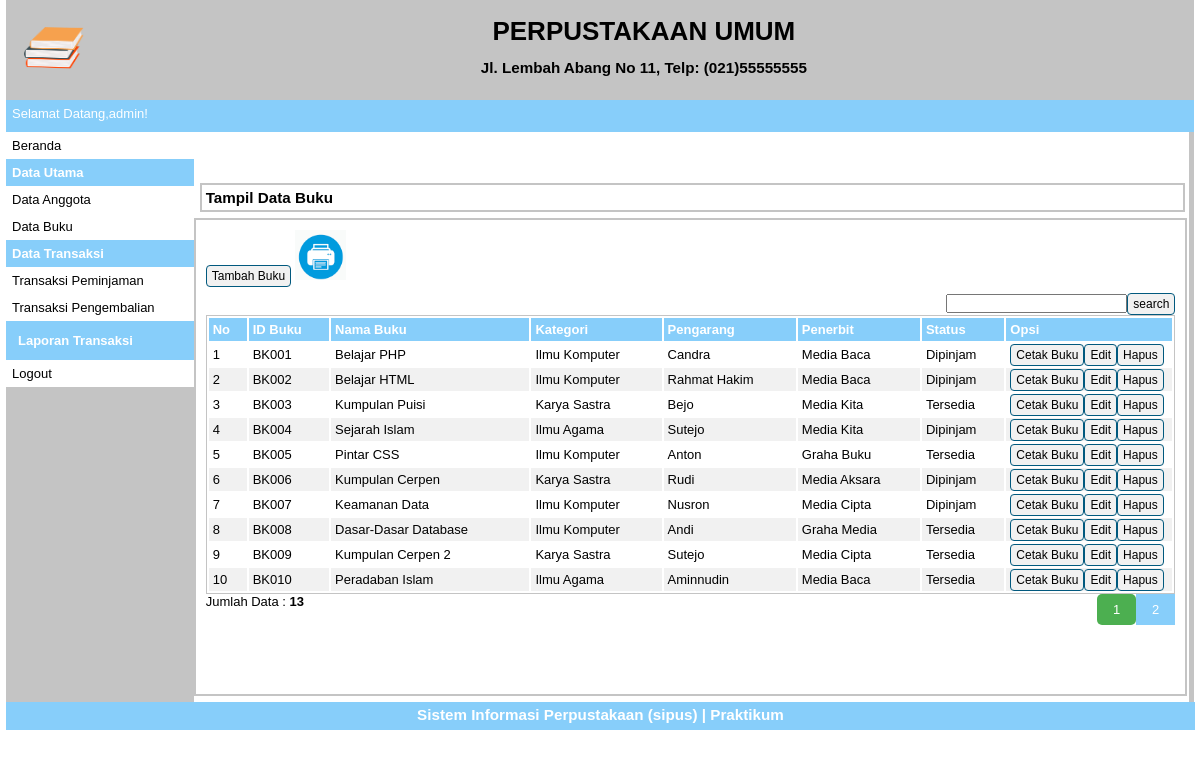
The app's page /index.php?p=buku (signed in) with its own data.
### tables this page shows
CREATE TABLE `tbbuku` (
  `idbuku` varchar(5) NOT NULL,
  `judulbuku` varchar(50) NOT NULL,
  `kategori` varchar(50) NOT NULL,
  `pengarang` varchar(40) NOT NULL,
  `penerbit` varchar(40) NOT NULL,
  `status` varchar(10) NOT NULL,
  PRIMARY KEY (`idbuku`)
);

### pages/buku.php (the view, shortened to what this page needs)
<div id="label-page"><h3>Tampil Data Buku</h3></div>
<div id="content">
	<p id="tombol-tambah-container"><a href="index.php?p=buku-input" class="tombol">Tambah Buku</a>
		<a target="_blank" href="pages/cetak1.php"><img src="print.png" height="50px" height="50px"></a>
		<FORM CLASS="form-inline" METHOD="POST">
			<div align="right"><form method=post><input type="text" name="pencarian"><input type="submit" name="search" value="search" class="tombol"></div>
		</FORM>
	</p>
	<table id="tabel-tampil">
		<tr>
			<th id="label-tampil-no">No</th>
			<th>ID Buku</th>
			<th>Nama Buku</th>
			<th>Kategori</th>
			<th>Pengarang</th>
			<th>Penerbit</th>
			<th>Status</th>
			<th id="label-opsi">Opsi</th>
		</tr>
		<?php
		$batas = 10;
		extract($_GET);
		if(empty($hal)){
			$posisi = 0;
			$hal = 1;
			$nomor = 1;
		}
		else {
			$posisi = ($hal - 1) * $batas;
			$nomor = $posisi+1;
		}
		if($_SERVER['REQUEST_METHOD'] == "POST"){
			$pencarian = trim(mysqli_real_escape_string($db, $_POST['pencarian']));
			if($pencarian != ""){
				$sql = "SELECT * FROM tbbuku WHERE idbuku LIKE '%$pencarian%'
						OR judulbuku LIKE '%$pencarian%'
						OR kategori LIKE '%$pencarian%'
						OR pengarang LIKE '%$pencarian%'
						OR penerbit LIKE '%$pencarian%'
						OR status LIKE '%$pencarian%'";
				$query = $sql;
				$queryJml = $sql;
			}
			else {
				$query = "SELECT * FROM tbbuku LIMIT $posisi, $batas";
				$queryJml = "SELECT * FROM tbbuku";
				$no = $posisi * 1;
			}
		}
		else {
			$query = "SELECT * FROM tbbuku LIMIT $posisi, $batas";
			$queryJml = "SELECT * FROM tbbuku";
		}
		$q_tampil_buku = mysqli_query($db, $query);
		if(mysqli_num_rows($q_tampil_buku)>0)
		{
		while($r_tampil_buku=mysqli_fetch_array($q_tampil_buku)){
		?>
		<tr>
			<td><?php echo $nomor; ?></td>
			<td><?php echo $r_tampil_buku['idbuku']; ?></td>
			<td><?php echo $r_tampil_buku['judulbuku']; ?></td>
			<td><?php echo $r_tampil_buku['kategori']; ?></td>
			<td><?php echo $r_tampil_buku['pengarang']; ?></td>
			<td><?php echo $r_tampil_buku['penerbit']; ?></td>
			<td><?php echo $r_tampil_buku['status']; ?></td>
			<td>
				<div class="tombol-opsi-container"><a target="_blank" href="pages/cetak_buku.php?id=<?php echo $r_tampil_buku['idbuku'];?>" class="tombol">Cetak Buku</a></div>
				<div class="tombol-opsi-container"><a href="index.php?p=buku-edit&id=<?php echo $r_tampil_buku['idbuku'];?>" class="tombol">Edit</a></div>
				<div class="tombol-opsi-container"><a href="proses/buku-hapus.php?id=<?php echo $r_tampil_buku['idbuku']; ?>" onclick = "return confirm ('Apakah Anda Yakin Akan Menghapus Data Ini?')" class="tombol">Hapus</a></div>
			</td>
		</tr>
		<?php $nomor++; }
		}
		else {
			echo "<tr><td colspan=6>Data Tidak Ditemukan</td></tr>";
		}?>
	</table>
	<?php
	if(isset($_POST['pencarian'])){
			if($_POST['pencarian']!=''){
			echo "<div style=\"float:left;\">";
			$jml = mysqli_num_rows(mysqli_query($db, $queryJml));
			echo "Data Hasil Pencarian: <b>$jml</b>";
			echo "</div>";
			}
	}
	else{ ?>
		<div style="float: left;">
		<?php
			$jml = mysqli_num_rows(mysqli_query($db, $queryJml));
			echo "Jumlah Data : <b>$jml</b>";
		?>
		</div>
		<div style="float:right">
			<div class="pagination">
				<?php
				$jml_hal = ceil($jml/$batas);
				for($i=1; $i<=$jml_hal; $i++){
					if($i != $hal){
						echo "<a href=\"?p=buku&hal=$i\">$i</a>";
					}
					else {
						echo "<a class=\"active\">$i</a>";
					}
				}
				?>
			</div>
		</div>
	<?php
	}
	?>
</div>

### style1.css (style rules this page uses)
* { margin:0px; padding:0px }
body { font-family:sans-serif; font-size:13px; color:black; }
.pagination { display: inline-block; }
.pagination a { color: white; float: left; padding: 8px 16px; text-decoration: none; background-color: lightskyblue; }
.pagination a.active { background-color: #4CAF50; color: white; border-radius: 5px; }
#label-page { margin-top:6px; margin-bottom:6px; margin-left:6px; border:2px solid #C4C4C4; padding:4px; width:97.8%; }
#content { float:left; width:97.4%; min-height:454px; border:2px solid #C4C4C4; padding:10px; margin-bottom:6px; }
.tombol { border-radius:4px; font-size:12px; text-decoration:none; background-color:#F1F1F1; padding-top:3px; padding-bottom:3px; padding-left:5px; padding-right:5px; border:1px solid #01597E; color:black; }
#tombol-tambah-container { margin-bottom:10px; }
#tabel-tampil { border:1px solid #C4C4C4; width:100%; }
#tabel-tampil tr:nth-child(odd) { background-color:#F1F1F1; }
#tabel-tampil tr th { background-color:lightskyblue; color:white; padding:4px; text-align:left; }
#tabel-tampil td { padding:4px; }
#label-tampil-no { width:30px; }
#label-opsi { width:158px; font-weight:bold; }
.tombol-opsi-container { float:left; }

### records on screen
tbbuku: idbuku "BK001", judulbuku "Belajar PHP", kategori "Ilmu Komputer", pengarang "Candra", penerbit "Media Baca", status "Dipinjam"
tbbuku: idbuku "BK002", judulbuku "Belajar HTML", kategori "Ilmu Komputer", pengarang "Rahmat Hakim", penerbit "Media Baca", status "Dipinjam"
tbbuku: idbuku "BK003", judulbuku "Kumpulan Puisi", kategori "Karya Sastra", pengarang "Bejo", penerbit "Media Kita", status "Tersedia"
tbbuku: idbuku "BK004", judulbuku "Sejarah Islam", kategori "Ilmu Agama", pengarang "Sutejo", penerbit "Media Kita", status "Dipinjam"
tbbuku: idbuku "BK005", judulbuku "Pintar CSS", kategori "Ilmu Komputer", pengarang "Anton", penerbit "Graha Buku", status "Tersedia"
tbbuku: idbuku "BK006", judulbuku "Kumpulan Cerpen", kategori "Karya Sastra", pengarang "Rudi", penerbit "Media Aksara", status "Dipinjam"
tbbuku: idbuku "BK007", judulbuku "Keamanan Data", kategori "Ilmu Komputer", pengarang "Nusron", penerbit "Media Cipta", status "Dipinjam"
tbbuku: idbuku "BK008", judulbuku "Dasar-Dasar Database", kategori "Ilmu Komputer", pengarang "Andi", penerbit "Graha Media", status "Tersedia"
tbbuku: idbuku "BK009", judulbuku "Kumpulan Cerpen 2", kategori "Karya Sastra", pengarang "Sutejo", penerbit "Media Cipta", status "Tersedia"
tbbuku: idbuku "BK010", judulbuku "Peradaban Islam", kategori "Ilmu Agama", pengarang "Aminnudin", penerbit "Media Baca", status "Tersedia"

### other values on screen
$_SESSION['sesi'] "admin"
$jml "13"
